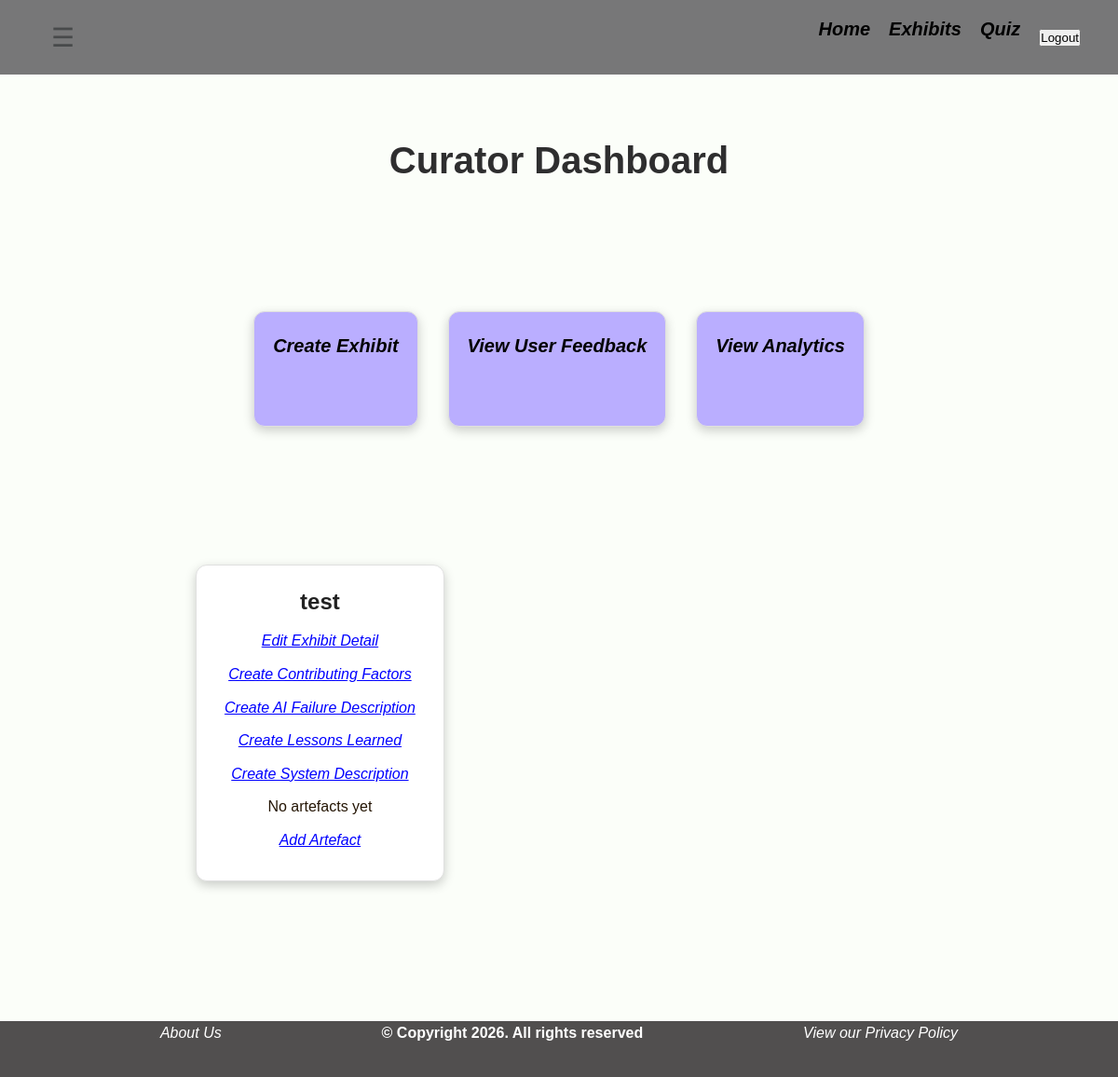
/curator_dashboard/ (signed in), run on an earlier commit of the app's database.
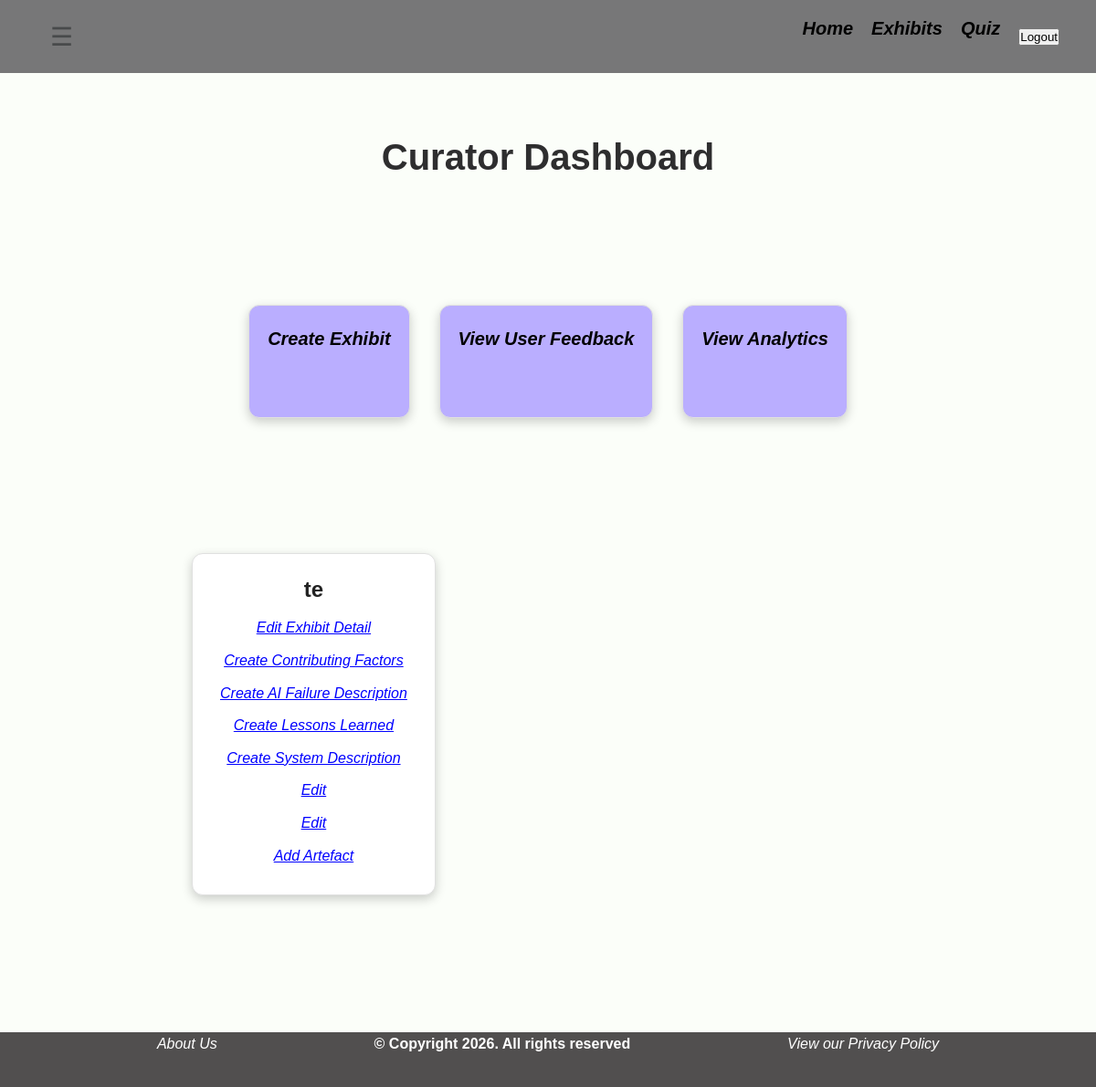
And on a later commit of the database.
### museumApp/models.py (models this page shows, shortened)
class Exhibit(models.Model):
    exhibitId = models.AutoField(db_column='exhibitId', primary_key=True)
    title = models.TextField(db_column='title', blank=True, null=False)
    domain = models.TextField(db_column='domain', blank=True, null=False)
    backgroundDeploymentContext = models.TextField(db_column='backgroundDeploymentContext', blank=True, null=False)
    intededUse = models.TextField(db_column='intededUse', blank=True, null=False)
    viewNumber = models.IntegerField(db_column='viewNumber', blank=True, null=False)
    class Meta:
        managed = True
        db_table = 'Exhibit'

class Artefact(models.Model):
    artefactId = models.AutoField(db_column='artefactId', primary_key=True)
    info = models.CharField(db_column='info', max_length=255, blank=True, null=False)
    artefactDate = models.DateField(db_column='artefactDate', blank=True, null=False)
    artefactObjectPath = models.TextField(db_column='artefactObjectPath', blank=True, null=False,)
    exhibitId = models.ForeignKey(Exhibit, on_delete=models.CASCADE)
    class Meta:
        managed = True
        db_table = 'Artefact'

### museumApp/decorators.py (the view)
    def wrapper(request, *args, **kwargs):
        if request.user.groups.filter(name='Curator').exists():
            return view_func(request, *args, **kwargs)
        return HttpResponseForbidden("You are not authorized to access this page.")

### museumApp/views_frontend.py (called while the page is built)
@login_required
@curator_required
def curator_dashboard(request):
        exhibits = Exhibit.objects.all()
        return render(request, 'pages/curator_dashboard.html', {"exhibits": exhibits})

### museumApp/templates/pages/curator_dashboard.html (shortened to what this page needs)
{% extends "base.html" %}
{% block content %}
<h1> Curator Dashboard</h1>
<section>
    <ul class="management-grid">
        <li class="management-card"><a href="{% url 'create_exhibit' %}">Create Exhibit</a></li>
        <li class="management-card"><a href="{% url 'home' %}">View User Feedback</a></li>
        <li class="management-card"><a href="{% url 'home'%}">View Analytics </a></li>
    </ul>
    {% if exhibits %}
        <ul class="curator-grid">
            {% for exhibit in exhibits %}
                <li class="curator-card">
                    <h2>{{ exhibit.title }}</h2>
                    <div class="curator-links">
                        <a href="{% url 'edit_exhibit_detail' exhibitId=exhibit.exhibitId %}">Edit Exhibit Detail</a>
                        {% if contributing_factors %}
                            <a href="{% url 'edit_factors' exhibitId=exhibit.exhibitId %}">Edit Contributing Factors</a>
                        {% else %}
                            <a href="{% url 'create_factors' exhibitId=exhibit.exhibitId %}">Create Contributing Factors</a>
                        {% endif %}
                        {% if failures %}
                            <a href="{% url 'edit_failure' exhibitId=exhibit.exhibitId %}">Edit AI Failure Description</a>
                        {% else %}
                            <a href="{% url 'create_failure' exhibitId=exhibit.exhibitId %}">Create AI Failure Description</a>
                        {% endif %}
                        {% if lessons %}
                             <a href="{% url 'edit_lessons' exhibitId=exhibit.exhibitId %}">Edit Lessons Learned</a>
                        {% else %}
                             <a href="{% url 'create_lessons' exhibitId=exhibit.exhibitId %}">Create Lessons Learned</a>
                        {% endif %}
                        {% if system %}
                             <a href="{% url 'edit_system' exhibitId=exhibit.exhibitId %}">Edit System Description</a>
                        {% else %}
                             <a href="{% url 'create_system' exhibitId=exhibit.exhibitId %}">Create System Description</a>
                        {% endif %}
                        {% for artefact in exhibit.artefact_set.all %}
                            <a href="{% url 'edit_artefact' exhibitId=exhibit.exhibitId artefactId=artefact.artefactId %}">
                                Edit {{ artefact.title }}
                            </a>
                        {% empty %}
                            <span>No artefacts yet</span>
                        {% endfor %}
                        <a href="{% url 'create_artefact' exhibitId=exhibit.exhibitId %}">Add Artefact</a>
                    </div>
                </li>
            {% endfor %}
        </ul>
    {% else %}
        <p>No exhibits found.</p>
    {% endif %}
</section>
{% endblock %}

What changed in the data, as far as the page shows it:
changed Exhibit: title "test" → "te"; no longer shows "No artefacts yet"
